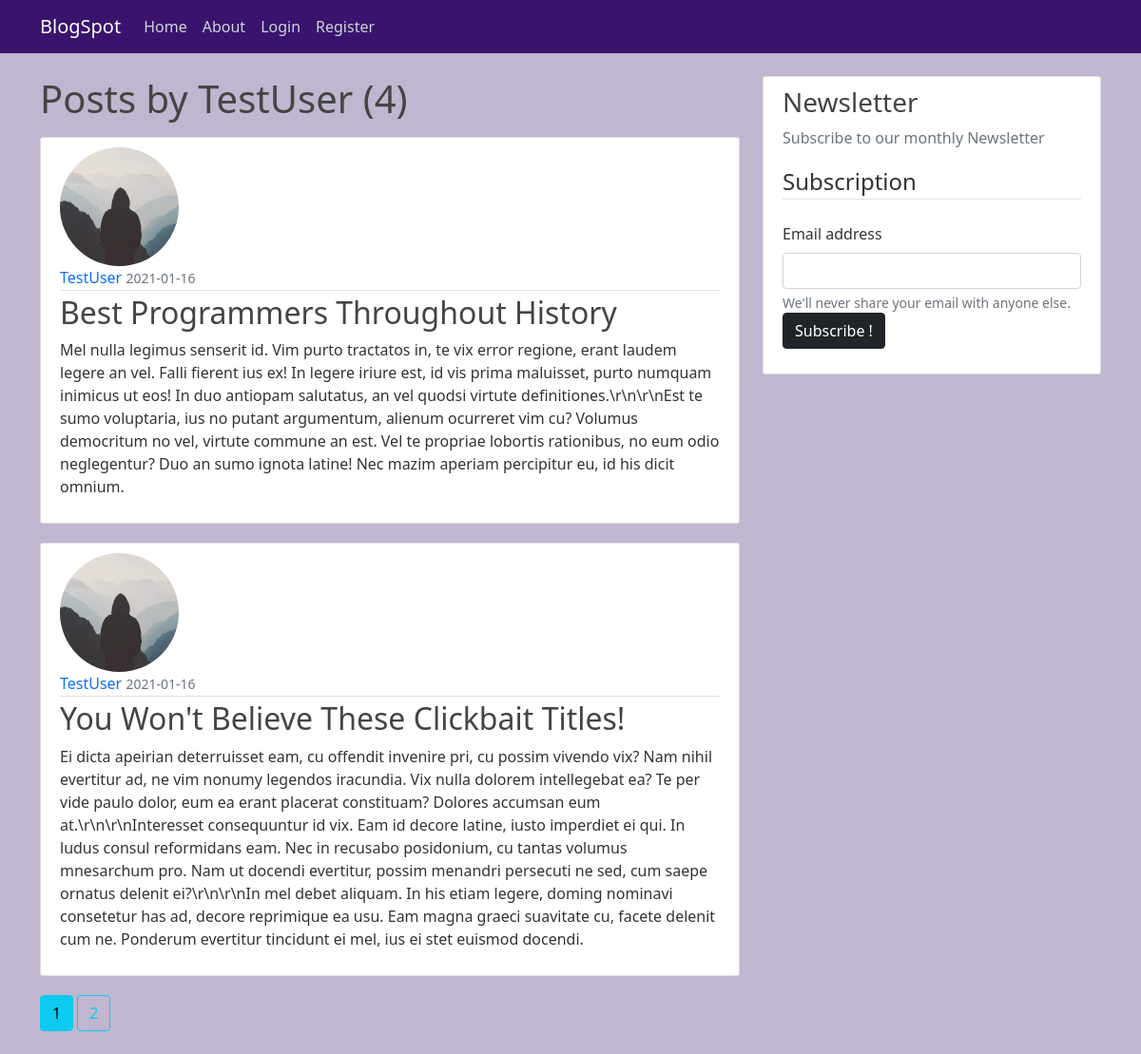
Page /user/TestUser on the committed database.
### flaskblog/models.py (models this page shows, shortened)
class User(db.Model, UserMixin):
    id = db.Column(db.Integer, primary_key=True)
    username = db.Column(db.String(20), unique=True, nullable=False)
    email = db.Column(db.String(120), unique=True, nullable=False)
    image_file = db.Column(db.String(20), nullable=False, default='default.jpg')
    password = db.Column(db.String(60), nullable=False)
    posts = db.relationship('Post', backref='author', lazy=True)

class Post(db.Model):
    id = db.Column(db.Integer, primary_key=True)
    title = db.Column(db.String(100), nullable=False)
    date_posted = db.Column(db.DateTime, nullable=False, default=datetime.utcnow)
    content = db.Column(db.Text, nullable=False)
    user_id = db.Column(db.Integer, db.ForeignKey('user.id'), nullable=False)

### flaskblog/users/routes.py (the view)
@users.route("/user/<string:username>")
def user_posts(username):
    page = request.args.get('page', 1, type=int)
    user = User.query.filter_by(username=username).first_or_404()
    posts = Post.query.filter_by(author=user)\
        .order_by(Post.date_posted.desc())\
        .paginate(page=page, per_page=2)
    return render_template('user_posts.html', posts=posts, user=user)

### flaskblog/templates/user_posts.html (shortened to what this page needs)
{% extends "layout.html" %}
{% block content %}
    <h1 class="mb-3">Posts by {{user.username }} ({{ posts.total }})</h1>
    {% for post in posts.items %}
    <article class="media content-section">
      <img src="{{ url_for('static', filename ='profile_pics/' + post.author.image_file) }}" class="rounded-circle article-img">
        <div class="media-body">
          <div class="article-metadata">
            <a class="mr-2" href="{{ url_for('users.user_posts', username= post.author.username) }}">{{ post.author.username }}</a>
            <small class="text-muted">{{ post.date_posted.strftime('%Y-%m-%d') }}</small>
          </div>
          <h2><a class="article-title" href="{{ url_for('posts.post', post_id = post.id) }}">{{ post.title }}</a></h2>
          <p class="article-content">{{ post.content }}</p>
        </div>
      </article>
    {% endfor %}
    {% for page_num in posts.iter_pages(left_edge=1,right_edge=1,left_current=1, right_current=2) %}
      {% if page_num %}
        {% if posts.page == page_num %}
          <a class="btn btn-info mb-4" href="{{ url_for('users.user_posts', username= user.username, page = page_num) }}">{{ page_num }}</a>
        {% else %}
          <a class="btn btn-outline-info mb-4" href="{{ url_for('users.user_posts', username= user.username, page = page_num) }}">{{ page_num }}</a>
        {% endif %}
      {% endif %}
    {% endfor %}
{% endblock %}

### flaskblog/templates/layout.html (shortened to what this page needs)
<!DOCTYPE html>
<html lang="en">
<head>
    <link href="https://cdn.jsdelivr.net/npm/bootstrap@5.0.0-beta1/dist/css/bootstrap.min.css" rel="stylesheet">
    <link rel="stylesheet" href="{{ url_for('static', filename = 'main.css')}}" type="text/css">
</head>
<body style="background-color: #c0b6cf;">
    <header class="site-header">
        <nav class="navbar navbar-expand-md navbar-dark bg-steel fixed-top" style="background-color: #3a136d;">
          <div class="container">
            <a class="navbar-brand mr-4" href="/">BlogSpot</a>
            <div class="collapse navbar-collapse" id="navbarToggle">
              <div class="navbar-nav mr-auto">
                <a class="nav-item nav-link" href="{{ url_for('main.home')}}">Home</a>
                <a class="nav-item nav-link" href="{{ url_for('main.about')}}">About</a>
              </div>
              <div class="navbar-nav">
                {% if current_user.is_authenticated %}
                  <a class="nav-item nav-link" href="{{ url_for('posts.new_post')}}">New Post</a>
                  <a class="nav-item nav-link" href="{{ url_for('users.account')}}">Account</a>
                  <a class="nav-item nav-link" href="{{ url_for('users.logout')}}">Logout</a>
                {% else %}
                  <a class="nav-item nav-link" href="{{ url_for('users.login')}}">Login</a>
                  <a class="nav-item nav-link" href="{{ url_for('users.register')}}">Register</a>
                {% endif %}
              </div>
            </div>
          </div>
        </nav>
      </header>
      <main role="main" class="container">
        <div class="row">
          <div class="col-md-8">
            {% block content %}{% endblock %}
          </div>
          <div class="col-md-4">
            <div class="content-section">
              <h3>Newsletter</h3>
              <p class='text-muted'>Subscribe to our monthly Newsletter
                <form action="" method="POST">
                  <fieldset class="form-group">
                    <legend class="border-bottom mb-4">Subscription</legend>
                    <div class="form-group">
                      <label for="exampleInputEmail1" class="form-label" name="email">Email address</label>
                      <input type="email" class="form-control">
                    </div>
                    <div class="form-text">We'll never share your email with anyone else.</div>
                    <div class="mb-3">
                      <a href="{{ url_for('main.subscription') }}" class="btn btn-dark"> Subscribe !</a>
                    </div>
                  </form>
              </p>
            </div>
          </div>
        </div>
      </main>
</body>
</html>

### flaskblog/static/main.css (style rules this page uses)
body { background: #fafafa; color: #333333; margin-top: 5rem; }
a { text-decoration: none; }
h1, h2, h3, h4, h5, h6 { color: #444444; }
.bg-steel { background-color: #5f788a; }
.site-header .navbar-nav .nav-link { color: #cbd5db; }
.content-section { background: #ffffff; padding: 10px 20px; border: 1px solid #dddddd; border-radius: 3px; margin-bottom: 20px; }
.article-title { color: #444444; }
.article-content { white-space: pre-line; }
.article-img { height: 125px; width: 125px; margin-right: 16px; }
.article-metadata { padding-bottom: 1px; margin-bottom: 4px; border-bottom: 1px solid #e3e3e3 }

### rows in the picture
User: username "TestUser"
Post: image_file (placeholder picture), author.username "TestUser", date_posted "2021-01-16", title "Best Programmers Throughout History", content "Mel nulla legimus senserit id. Vim purto tractatos in, te vix error regione, erant laudem legere an vel. Falli fierent ius ex! In legere iriure est, id vis prima maluisset, purto numquam inimicus ut eos! In duo antiopam salutatus, an vel quodsi virtute definitiones.\\r\\n\\r\\nEst te sumo voluptaria, ius no putant argumentum, alienum ocurreret vim cu? Volumus democritum no vel, virtute commune an est. Vel te propriae lobortis rationibus, no eum odio neglegentur? Duo an sumo ignota latine! Nec mazim aperiam percipitur eu, id his dicit omnium."
Post: image_file (placeholder picture), author.username "TestUser", date_posted "2021-01-16", title "You Won't Believe These Clickbait Titles!", content "Ei dicta apeirian deterruisset eam, cu offendit invenire pri, cu possim vivendo vix? Nam nihil evertitur ad, ne vim nonumy legendos iracundia. Vix nulla dolorem intellegebat ea? Te per vide paulo dolor, eum ea erant placerat constituam? Dolores accumsan eum at.\\r\\n\\r\\nInteresset consequuntur id vix. Eam id decore latine, iusto imperdiet ei qui. In ludus consul reformidans eam. Nec in recusabo posidonium, cu tantas volumus mnesarchum pro. Nam ut docendi evertitur, possim menandri persecuti ne sed, cum saepe ornatus delenit ei?\\r\\n\\r\\nIn mel debet aliquam. In his etiam legere, doming nominavi consetetur has ad, decore reprimique ea usu. Eam magna graeci suavitate cu, facete delenit cum ne.…"

### other values in the picture
{{ posts.total }} "4"
{{ page_num }} "1"
{{ page_num }} "2"
